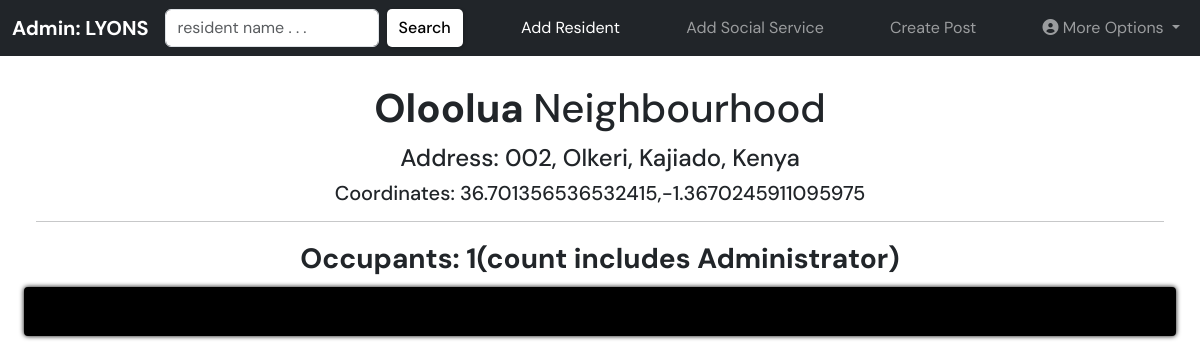
The app's page /view-residents/ (signed in), older data.
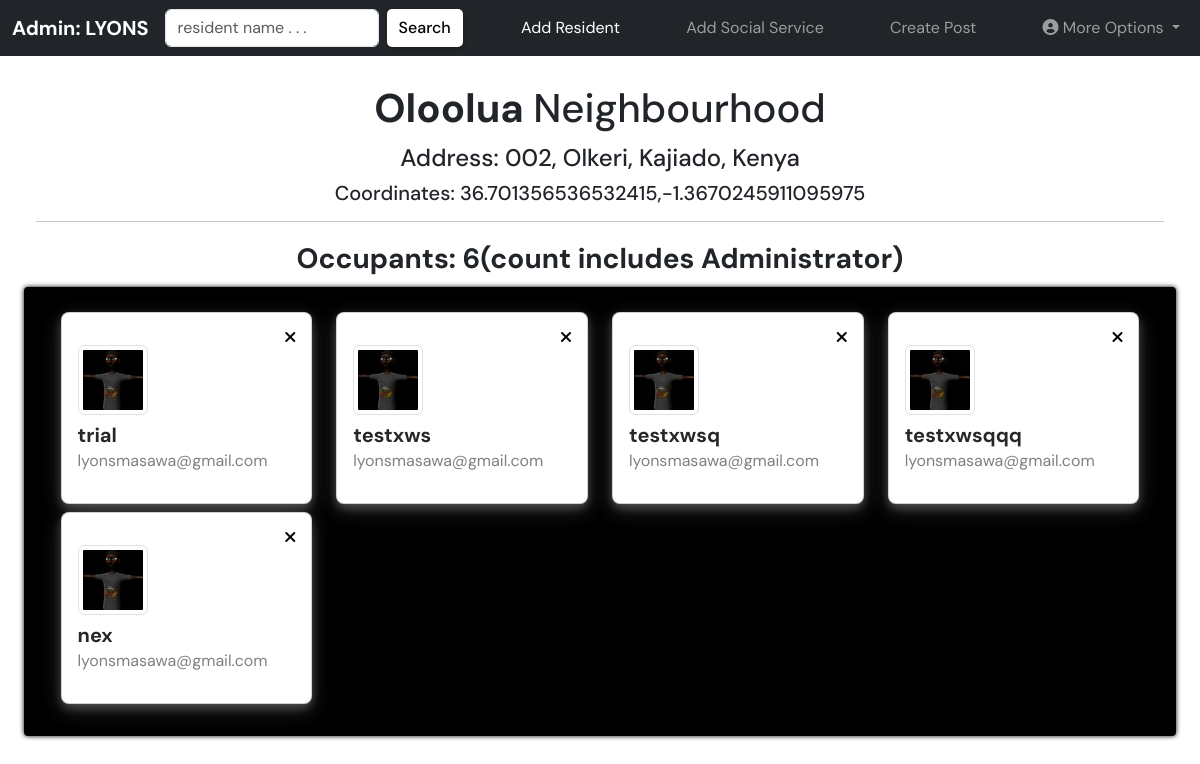
The same page, newer data.
### neighbourhoodx/models.py (models this page shows, shortened)
class Neighbourhood(models.Model):
    admin = models.ForeignKey(Administrator, on_delete=models.CASCADE)
    name = models.CharField(max_length=30)
    location = LocationField(map_attrs={"center": [36.74,  -1.39], "marker_color": "red"})
    occupants = models.IntegerField(default=1, blank=True)
    address = AddressAutoHiddenField()
    class Meta:
        verbose_name = 'Neighbourhood'
        verbose_name_plural = 'Neighbourhoods'

class Administrator(models.Model):
    user = models.ForeignKey(User, on_delete=models.CASCADE)
    profile_photo = models.ImageField()
    class Meta:
        verbose_name = 'Administrator'
        verbose_name_plural = 'Administrators'

class Member(models.Model):
    user = models.ForeignKey(User, on_delete=models.CASCADE)
    neighbourhood = models.ForeignKey(Neighbourhood, on_delete=models.CASCADE)
    profile_photo = models.ImageField(default='default.jpg', blank=True)
    name = models.CharField(max_length=20)
    username = models.CharField(max_length=20)
    email = models.EmailField()
    bio = models.TextField(blank=True, null=True)
    home_location = LocationField(map_attrs={"center": [36.74,  -1.39], "marker_color": "red"})
    address = AddressAutoHiddenField()
    joined = models.DateTimeField(auto_now_add=True)
    class Meta:
        verbose_name = 'Member'
        verbose_name_plural = 'Members'

### neighbourhoodx/views.py (the view)
# urls.py: path('view-residents/', views.viewResidents, name="view-residents"),
def viewResidents(request):
    user = request.user
    try:
        administrator = Administrator.objects.get(user = user)
    except:
        raise Http404()
    get_neighbourhood = Neighbourhood.objects.get(admin = administrator)
    if get_neighbourhood is None:
        return redirect(setUpNeighbourhood)
    else:
        residents = get_neighbourhood.member_set.all()
    context = {'residents': residents,  'hood':get_neighbourhood,}
    return render(request, 'neighbourhoodx/residents.html', context)

### neighbourhoodx/templates/neighbourhoodx/residents.html (shortened to what this page needs)
{% extends 'main.html' %}
{% load bootstrap5 %}
{% load static %}
{% block content %}
{% include 'admin_nav.html' %}
<div class="ssx">
    <div class="container-fluid">
        <h1 class="text-center p-1"><strong>{{hood.name}} </strong> Neighbourhood</h1>
        <h4 class="text-center">Address: {{hood.address}}</h4>
        <h5 class="text-center">Coordinates: {{hood.location}}</h5>
        <hr>
        <h3 class="text-center p-1"><strong>Occupants: {{hood.occupants}}(count includes Administrator)</strong></h3>
        <div class="row res-form ssxx">
            {% for resident in residents %}
            <div class="col-md-3 mb-2">
                <div class="card">
                    <a class="f-right text-decoration-none text-white" href="{% url 'delete-resident' resident.id %}"><i
                            class="fa fa-times text-black f-right" aria-hidden="true"></i></a>
                    <div class="top-container">
                        {% if resident.profile_photo %}
                        <img src="{{resident.profile_photo.url}}" alt="" class=" img-fluid img-thumbnail" width="70">
                        {% else %}
                        <img src="{% static 'images/avatar.jpg' %}" alt="" class=" img-fluid img-thumbnail" width="70">
                        {%endif%}
                    </div>
                    <div class="">
                        <h5 class="name">{{resident.user.username}}</h5>
                        <p class="mail">{{resident.user.email}}</p>
                    </div>
                </div>
            </div>
            {% endfor %}
        </div>
    </div>
</div>
{% endblock content %}

### templates/main.html (shortened to what this page needs)
{% load bootstrap5 %}
{% load static %}
<!DOCTYPE html>
<html lang="en">
<head>
    <link rel="stylesheet" href="https://cdnjs.cloudflare.com/ajax/libs/font-awesome/6.1.0/css/all.min.css"
 />
    <link rel="stylesheet" href="https://cdnjs.cloudflare.com/ajax/libs/font-awesome/6.0.0/css/all.min.css"
 />
    {% block style %}
    {% bootstrap_css %}
    <link rel="stylesheet" type="text/css" href="{% static 'css/main.css' %}">
    {% endblock style %}
    {% load mapbox_location_field_tags %}
</head>
<body>
    {% block content %}
    {% endblock content %}
</body>
</html>

### templates/admin_nav.html (shortened to what this page needs)
<nav class="navbar navbar-expand-lg navbar-dark bg-dark">
    <div class="container-fluid navbar-x">
        <a class="navbar-brand" href="{% url 'adminDashboard' %}"><strong>Admin: {{hood.admin.user.username | upper}}
            </strong></a>
        <div class="collapse navbar-collapse" id="navbarSupportedContent">
            <ul class="navbar-nav me-auto mb-2 mb-lg-0 bg-tr">
                <form class="d-flex">
                    <input class="form-control me-2" type="search" placeholder="resident name . . ." aria-label="Search" name="q">
                    <button class="btn btn--dark" type="submit">Search</button>
                </form>
                <li class="nav-item">
                    <a class="nav-link active" aria-current="page" href="{% url 'add-resident' %}">Add Resident</a>
                </li>
                <li class="nav-item">
                    <a class="nav-link" href="{% url 'social-services' %}">Add Social Service</a>
                </li>
                <li class="nav-item">
                    <a class="nav-link" href="{% url 'post' %}">Create Post</a>
                </li>
                <li class="nav-item dropdown">
                    <a class="nav-link dropdown-toggle" href="#" id="navbarDropdown" role="button"
                        data-bs-toggle="dropdown" aria-expanded="false">
                        {% if request.user.administrator.profile_photo %}
                        <img src=" {{ request.user.administrator.profile_photo.url}}" class="rounded-circle z-depth-0" style="max-width:100%;
                            max-height:100%;">
                        {% else %}
                        <i class="fa fa-user-circle"></i>
                        {%endif%}
                        More Options
                    </a>
                </li>
            </ul>
        </div>
    </div>
</nav>

### static/css/main.css (style rules this page uses)
* { font-family: "DM Sans", -apple-system, BlinkMacSystemFont, "Segoe UI", Roboto, Oxygen, Ubuntu, Cantarell, "Open Sans", "Helvetica Neue", sans-serif; margin: 0; padding: 0; box-sizing: border-box; text-rendering: optimizeLegibility; }
.nav-item { color: black; }
.bg-tr { width: 100%; display: flex; align-items: center; justify-content: space-between; }
.navbar-x { display: flex; align-items: center; justify-content: space-between; width: 100%; }
.res-form { border: 2px solid black; padding: 2%; background-color: black; color: white; box-shadow: 0px 0px 5px black; border-radius: 4px; }
.ssx { width: 100%; display: flex; justify-content: center; align-items: center; flex-direction: column; padding: 2%; }
.f-right { float: right; }
.btn { background-color: transparent; border: none; display: inline-flex; align-items: center; gap: 1rem; cursor: pointer; color: white; transition: all ease-in-out 0.3s; border-radius: 5px; box-shadow: 1px 1px 3px 1px rgba(0, 0, 0, 0.15); font-weight: 500; }
.btn--dark { background-color: white; color: black; }

### neighbourhoodx/templates/neighbourhoodx/residents.html (style rules this page uses)
.card { background-color: #fff; border-radius: 8px; box-shadow: 0 4px 8px 0 rgba(255, 255, 255, 0.2), 0 6px 20px 0 rgba(255, 255, 255, 0.19); padding: 1rem !important }
.top-container { display: flex; align-items: center }
.name { font-weight: bold; color: #272727; position: relative; top: 8px; }
.mail { color: grey; position: relative; top: 2px; }

Row changes from the older to the newer data that the page shows:
changed Neighbourhood "Oloolua": occupants "1" → "6"
added Member: profile_photo (placeholder picture), user.username "trial", user.email "lyonsmasawa@gmail.com"
added Member: profile_photo (placeholder picture), user.username "testxws", user.email "lyonsmasawa@gmail.com"
added Member: profile_photo (placeholder picture), user.username "testxwsq", user.email "lyonsmasawa@gmail.com"
added Member: profile_photo (placeholder picture), user.username "testxwsqqq", user.email "lyonsmasawa@gmail.com"
added Member: profile_photo (placeholder picture), user.username "nex", user.email "lyonsmasawa@gmail.com"
